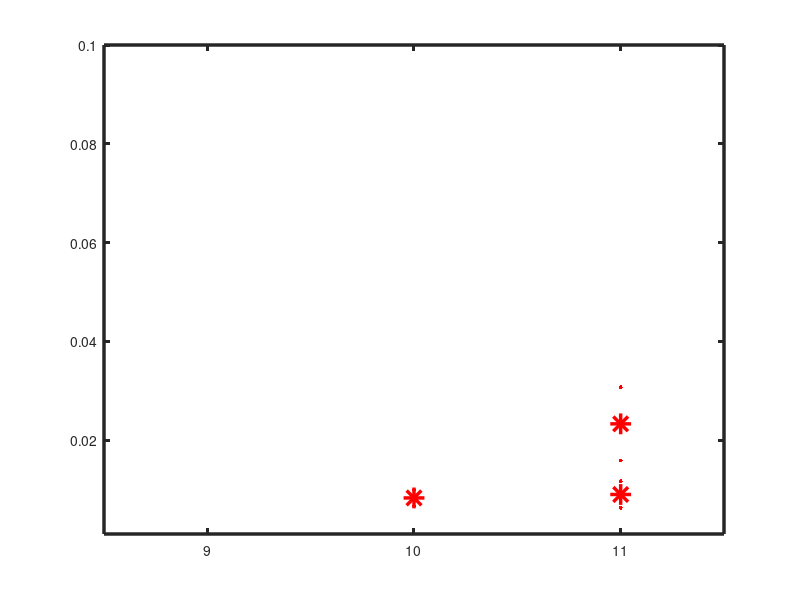

MATLAB code for this plot: (Note: this script raises an error after producing the figure.)
clear
clc
close all

%%

data = load('GeneralizationResults.txt');

figure
hold on
plot(data([1 2 4 5 7 8],1),data([1 2 4 5 7 8],2),'.r','MarkerSize',9)
plot([data(1,1) data(4,1) data(7,1)],[mean(data(1:2,2)) mean(data(4:5,2)) mean(data(7:8,2))],'*r','MarkerSize',15,'LineWidth',2.5)
axis([8.5 11.5 0.001 0.1])
box on
set(gca,'LineWidth',2.5)
set(gca,'Xtick',[9 10 11])
yscale('log')
set(gca,'FontSize',18)


figure
hold on
plot(data([1 2 4 5 7 8],1),data([1 2 4 5 7 8],3),'.r','MarkerSize',9)
plot([data(1,1) data(4,1) data(7,1)],[mean(data(1:2,3)) mean(data(4:5,3)) mean(data(7:8,3))],'*r','MarkerSize',15,'LineWidth',2.5)
axis([8.5 11.5 0.001 0.1])
box on
set(gca,'LineWidth',2.5)
set(gca,'Xtick',[9 10 11])
yscale('log')
set(gca,'FontSize',18)



figure
hold on
plot(data([1 2 4 5 7 8],1),data([1 2 4 5 7 8],3)-data([1 2 4 5 7 8],2),'.r','MarkerSize',9)
plot([data(1,1) data(4,1) data(7,1)],[mean(data(1:2,3)-data(1:2,2)) mean(data(4:5,3)-data(4:5,2)) mean(data(7:8,3)-data(7:8,2))],'*r','MarkerSize',15,'LineWidth',2.5)
axis([8.5 11.5 -1e-3 1e-3])
box on
set(gca,'LineWidth',2.5)
set(gca,'Xtick',[9 10 11])
set(gca,'FontSize',18)
